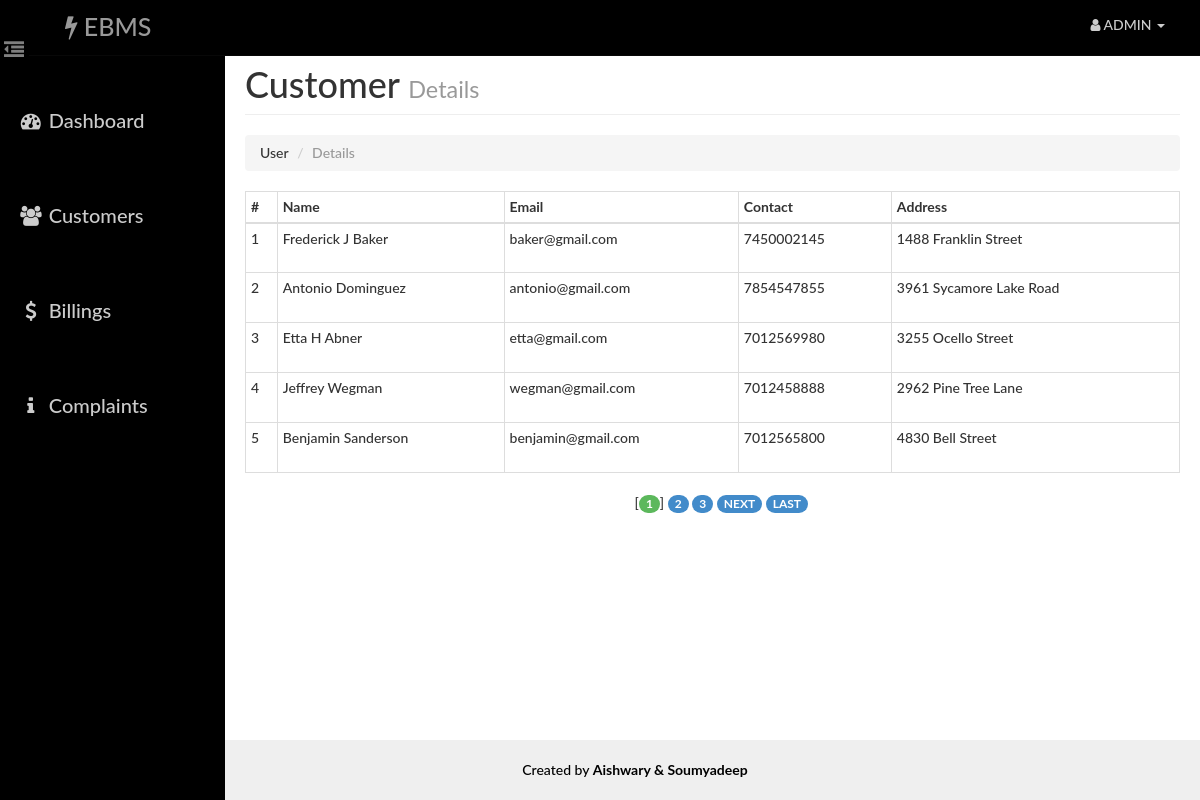
The page /admin/users.php (signed in) on the database its author committed.
### tables this page shows
CREATE TABLE `user` (
  `id` int(14) NOT NULL,
  `name` varchar(40) NOT NULL,
  `email` varchar(40) NOT NULL,
  `phone` varchar(255) NOT NULL,
  `pass` varchar(20) NOT NULL,
  `address` varchar(100) NOT NULL
);

### admin/paging1.php (called while the page is built, shortened)
<?php
    $rowsperpage = 5;
    if (isset($_GET['currentpage']) && is_numeric($_GET['currentpage'])) {
       $currentpage = (int) $_GET['currentpage'];
    } else {
       $currentpage = 1;
    }
    $offset = ($currentpage - 1) * $rowsperpage;
 ?>

### Includes/admin.php (called while the page is built, shortened)
<?php
    function retrieve_users_detail($id,$offset, $rowsperpage)
    {
        global $con;
        $query  = "SELECT * FROM user ";
        $query .= " LIMIT {$offset}, {$rowsperpage} ";
        $result = mysqli_query($con,$query);
        return $result;
    }
 ?>

### admin/users.php (the view, shortened to what this page needs)
<?php
    require_once('head_html.php');
    require_once('../Includes/session.php');
    require_once('../Includes/admin.php');
?>
<body>
    <div id="wrapper">
        <?php
            require_once("nav.php");
            require_once("sidebar.php");
        ?>
        <div id="page-content-wrapper">
            <div class="container-fluid">
                <div class="row">
                    <div class="col-lg-12">
                        <h1 class="page-header">
                            Customer
                            <small>Details</small>
                        </h1>
                        <ol class="breadcrumb">
                          <li>User</li>
                          <li class="active">Details</li>
                        </ol>
                        <div class="table-responsive" style="padding-top: 0">
                                <table class="table table-hover table-bordered table-condensed">
                                    <thead>
                                        <tr>
                                            <th>#</th>
                                            <th>Name</th>
                                            <th>Email</th>
                                            <th>Contact</th>
                                            <th>Address</th>
                                        </tr>
                                    </thead>
                                    <tbody>
                                     <?php
                                            include("paging1.php");
                                            $result = retrieve_users_detail($_SESSION['aid'],$offset, $rowsperpage);
                                            $cnt=1;
                                            while($row = mysqli_fetch_assoc($result)){
                                            ?>
                                                <tr>
                                                    <td height="50"><?php echo $cnt; ?></td>
                                                    <td><?php echo $row['name'] ?></td>
                                                    <td><?php echo $row['email'] ?></td>
                                                    <td><?php echo $row['phone'] ?></td>
                                                    <td><?php echo $row['address'] ?></td>
                                                </tr>
                                            <?php $cnt++; } ?>
                                    </tbody>
                                </table>
                                <?php include("paging2.php");  ?>
                        </div>
                    </div>
                </div>
            </div>
        </div>
    </div>
<?php
    require_once("footer.php");
?>
</body>
</html>

### assets/css/dash_admin.css (style rules this page uses)
html { height: 100%; }
body, html { width: 100%; height: 100%; }
body, h1, h2, h3, h4, h5, h6 { font-family: "Lato","Helvetica Neue",Helvetica,Arial,sans-serif; font-weight: 500; }
#wrapper { padding-left: 10px; padding-top: 5px; -webkit-transition: all 0.5s ease; -moz-transition: all 0.5s ease; -o-transition: all 0.5s ease; transition: all 0.5s ease; }
#page-content-wrapper { width: 100%; padding: 15px; min-height:100%; }
@media (min-width:768px) { #wrapper { padding-left: 225px; } }
@media (min-width:768px) { #page-content-wrapper { padding: 20px; } }
.table-responsive { padding-top: 20px; padding-bottom: 20px; }

### rows shown on the page
user: name "Frederick J Baker", email "baker@gmail.com", phone "7450002145", address "1488 Franklin Street"
user: name "Antonio Dominguez", email "antonio@gmail.com", phone "7854547855", address "3961 Sycamore Lake Road"
user: name "Etta H Abner", email "etta@gmail.com", phone "7012569980", address "3255 Ocello Street"
user: name "Jeffrey Wegman", email "wegman@gmail.com", phone "7012458888", address "2962 Pine Tree Lane"
user: name "Benjamin Sanderson", email "benjamin@gmail.com", phone "7012565800", address "4830 Bell Street"
